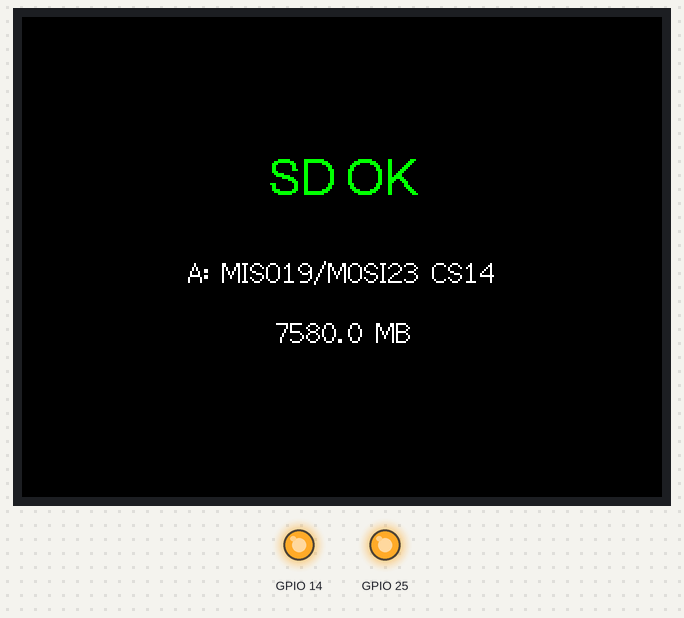
A sketch run on a simulated ESP32. On the bench: 320×240 colour display, output pins drawn as LEDs (lit = HIGH). Storage starts empty.

Above: at 1.1 s.

The sketch:

sd_diag2.ino
```cpp
#include <TFT_eSPI.h>
#include <SPI.h>
#include <SD.h>

TFT_eSPI tft = TFT_eSPI();

struct SdConfig {
  int sck;
  int miso;
  int mosi;
  int cs;
  const char* name;
};

SdConfig configs[] = {
  {18, 19, 23, 14, "A: MISO19/MOSI23 CS14"},
  {18, 23, 19, 14, "B: swap MISO/MOSI CS14"},
  {18, 19, 23, 21, "C: MISO19/MOSI23 CS21"},
  {18, 23, 19, 21, "D: swap MISO/MOSI CS21"},
};

int okIndex = -1;
uint64_t okSize = 0;

void restoreTft() {
  SPI.end();
  tft.init();
  tft.setRotation(1);
  pinMode(25, OUTPUT);
  digitalWrite(25, HIGH);
}

void setup() {
  Serial.begin(115200);
  delay(500);
  restoreTft();
  tft.fillScreen(TFT_BLACK);
  tft.setTextColor(TFT_WHITE, TFT_BLACK);
  tft.setTextDatum(TC_DATUM);
  tft.drawString("SD auto-diagnose...", 160, 8, 2);

  for (int i = 0; i < 4; i++) {
    SdConfig& c = configs[i];
    SPI.end();
    SPI.begin(c.sck, c.miso, c.mosi, c.cs);
    pinMode(c.cs, OUTPUT);
    digitalWrite(c.cs, HIGH);
    delay(80);
    if (SD.begin(c.cs, SPI, 400000)) {
      okIndex = i;
      okSize = SD.cardSize();
      SD.end();
      break;
    }
    SD.end();
    delay(80);
  }

  restoreTft();
  tft.fillScreen(TFT_BLACK);
  tft.setTextDatum(TC_DATUM);
  if (okIndex >= 0) {
    tft.setTextColor(TFT_GREEN, TFT_BLACK);
    tft.drawString("SD OK", 160, 70, 4);
    tft.setTextColor(TFT_WHITE, TFT_BLACK);
    tft.drawString(configs[okIndex].name, 160, 120, 2);
    char sizeBuf[48];
    snprintf(sizeBuf, sizeof(sizeBuf), "%.1f MB", okSize / (1024.0 * 1024.0));
    tft.drawString(sizeBuf, 160, 150, 2);
  } else {
    tft.setTextColor(TFT_RED, TFT_BLACK);
    tft.drawString("SD FAIL", 160, 70, 4);
    tft.setTextColor(TFT_WHITE, TFT_BLACK);
    tft.drawString("check wiring/power/card", 160, 120, 2);
    tft.drawString("card must be pushed in", 160, 150, 2);
  }
}

void loop() {}
```
